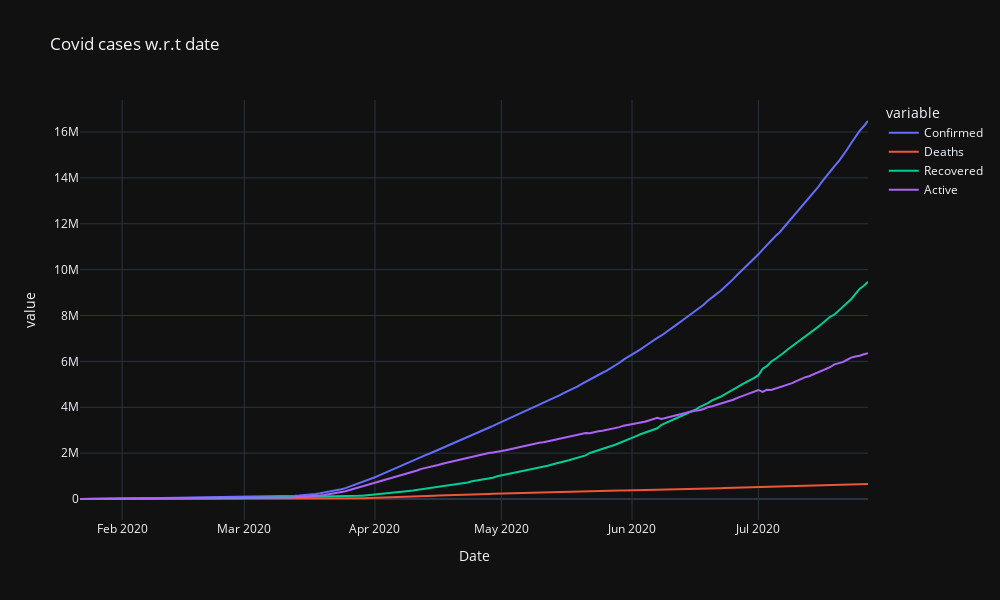

The notebook cell saved with this chart:
### Code cell
px.line(day_wise, x='Date', y=['Confirmed', 'Deaths', 'Recovered', 'Active'],title='Covid cases w.r.t date', template='plotly_dark',width=1000,height=600)

### Figure 1 — Plotly figure (JSON) as saved in the notebook; plotly's stock layout.template omitted (floating-point values rounded to 4 significant figures; data arrays with more than 128 entries replaced by an {"elided": "..."} marker saying what was removed)
{"data": [{"hovertemplate": "variable=Confirmed<br>Date=%{x}<br>value=%{y}<extra></extra>", "legendgroup": "Confirmed", "line": {"color": "#636efa", "dash": "solid"}, "marker": {"symbol": "circle"}, "mode": "lines", "name": "Confirmed", "orientation": "v", "showlegend": true, "type": "scatter", "x": {"elided": "188 str values"}, "xaxis": "x", "y": {"elided": "188 int values"}, "yaxis": "y"}, {"hovertemplate": "variable=Deaths<br>Date=%{x}<br>value=%{y}<extra></extra>", "legendgroup": "Deaths", "line": {"color": "#EF553B", "dash": "solid"}, "marker": {"symbol": "circle"}, "mode": "lines", "name": "Deaths", "orientation": "v", "showlegend": true, "type": "scatter", "x": {"elided": "188 str values"}, "xaxis": "x", "y": {"elided": "188 int values"}, "yaxis": "y"}, {"hovertemplate": "variable=Recovered<br>Date=%{x}<br>value=%{y}<extra></extra>", "legendgroup": "Recovered", "line": {"color": "#00cc96", "dash": "solid"}, "marker": {"symbol": "circle"}, "mode": "lines", "name": "Recovered", "orientation": "v", "showlegend": true, "type": "scatter", "x": {"elided": "188 str values"}, "xaxis": "x", "y": {"elided": "188 int values"}, "yaxis": "y"}, {"hovertemplate": "variable=Active<br>Date=%{x}<br>value=%{y}<extra></extra>", "legendgroup": "Active", "line": {"color": "#ab63fa", "dash": "solid"}, "marker": {"symbol": "circle"}, "mode": "lines", "name": "Active", "orientation": "v", "showlegend": true, "type": "scatter", "x": {"elided": "188 str values"}, "xaxis": "x", "y": {"elided": "188 int values"}, "yaxis": "y"}], "layout": {"height": 600, "legend": {"title": {"text": "variable"}, "tracegroupgap": 0}, "title": {"text": "Covid cases w.r.t date"}, "width": 1000, "xaxis": {"anchor": "y", "domain": [0, 1], "title": {"text": "Date"}}, "yaxis": {"anchor": "x", "domain": [0, 1], "title": {"text": "value"}}}}
